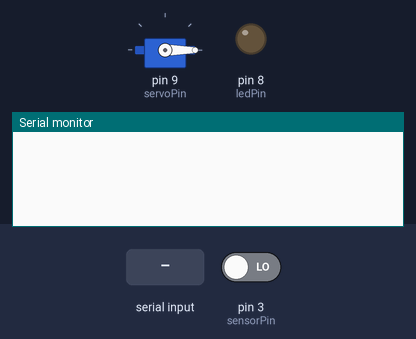
Recording of a sketch running on a simulated Arduino Uno, built with avr-gcc and run on an emulated ATmega328P. On the bench: servo, output pins drawn as LEDs (lit = HIGH), the last lines printed to the serial monitor. The test bench sets the inputs (shaded band); at power-on: pin 3 (sensorPin) LOW.

Above: at 1.2 s.
1.3 s: "a" received over Serial
At 2.5 s:
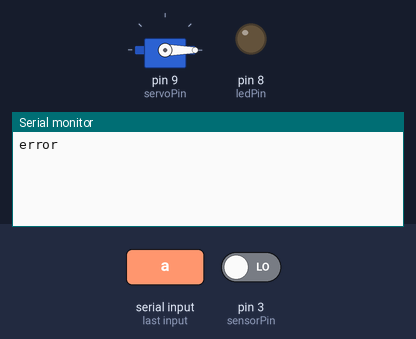
2.8 s: "d" received over Serial
At 4.2 s:
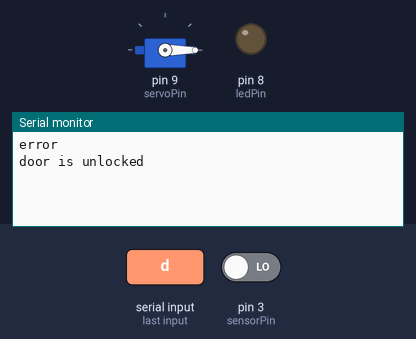

The sketch:

led_bt_control.ino
```cpp
#include <Servo.h>
Servo servo1;
int servoPin = 9;
int sensorPin = 3;
int ledPin = 8;

void setup() {
  Serial.begin(9600);
  pinMode(sensorPin, INPUT);
  pinMode(ledPin, OUTPUT);
  servo1.attach(servoPin);
  servo1.write(0);
}

void loop() {
  if (Serial.available() > 0)
  {
    // reading the data received from the bluetooth module
    char data = Serial.read();
    int valSensor = digitalRead(sensorPin);

    switch (data)
    {
      case 'a': {
          if (valSensor == HIGH) {
            digitalWrite(ledPin, HIGH);
            servo1.write(90);
            Serial.println("door is locked");
          } else {
            Serial.println("error");
          }
          break;
        } // when a is pressed on the app on your smart phone
      case 'd': {
          digitalWrite(ledPin, LOW);
          servo1.write(0);
          Serial.println("door is unlocked");
          break;
        }// when d is pressed on the app on your smart phone
      default : break;
    }
  }
  delay(50);
}
```

Measured:
- after the input at 1.3 s, the serial monitor: prints a new line after 0.05 s (image 1)
- after the input at 2.8 s, the serial monitor: prints a new line at once (image 2)
